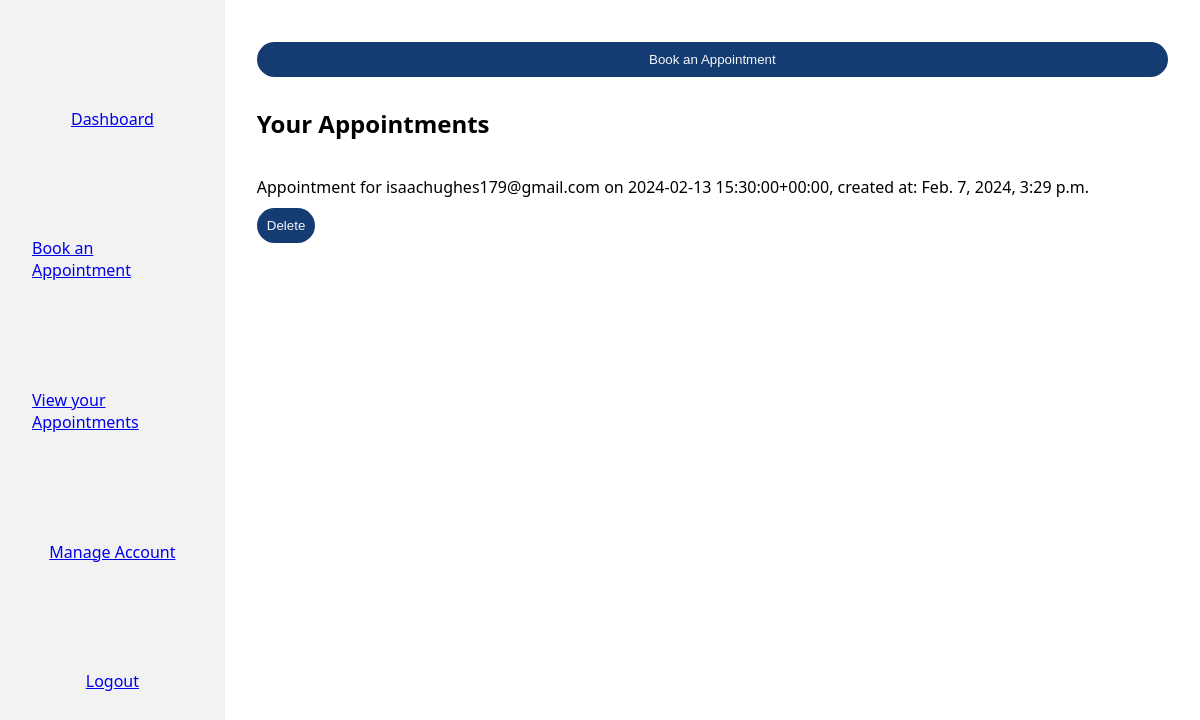
Page /appointments/view/ (signed in) on the earlier database version.
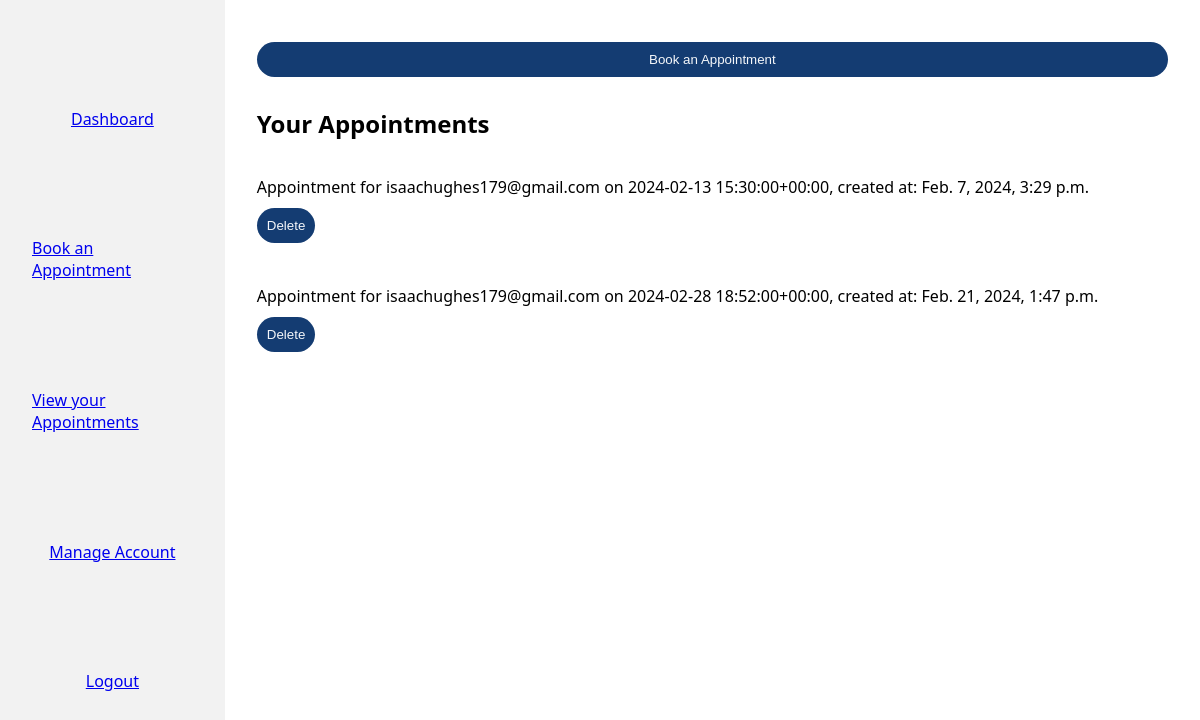
Same page on the later database version.
### appointments/models.py (models this page shows)
class Appointment(models.Model):
    user = models.ForeignKey(settings.AUTH_USER_MODEL, on_delete=models.CASCADE, related_name='appointments')
    appointment_type = models.CharField(max_length=100)
    date_time = models.DateTimeField()
    contact_number = models.CharField(max_length=15)
    user_notes = models.TextField(blank=True, null=True)
    admin_notes = models.TextField(blank=True, null=True)
    created_at = models.DateTimeField(auto_now_add=True)
    updated_at = models.DateTimeField(auto_now=True)
    def __str__(self):
        return f"Appointment for {self.user} on {self.date_time}"

### accounts/models.py (models this page shows, shortened)
class User(AbstractBaseUser, PermissionsMixin):
    first_name = models.CharField(max_length=30)
    last_name = models.CharField(max_length=30)
    email = models.EmailField(unique=True)
    gp_code = models.CharField(max_length=30, blank=True, null=True)  # Only relevant for patients
    created_at = models.DateTimeField(auto_now_add=True)
    updated_at = models.DateTimeField(auto_now=True)
    is_admin = models.BooleanField(default=False)  # Determines if the user is an administrator
    is_staff = models.BooleanField(default=False)  # Determines if the user can access the Django admin
    USERNAME_FIELD = 'email'
    REQUIRED_FIELDS = ['first_name', 'last_name']
    objects = UserManager()

### appointments/views.py (the view)
# urls.py: path('view/', views.view_appointments, name='view_appointments'),
@login_required
def view_appointments(request):
    appointments = Appointment.objects.filter(user=request.user).order_by('date_time')
    return render(request, 'appointments/view_appointments.html', {'appointments': appointments})

### templates/appointments/view_appointments.html (shortened to what this page needs)
{% extends 'base.html' %} {% block content %}
<button>
  <a href="{% url 'appointments:book_appointment' %}">Book an Appointment</a>
</button>
<h2>Your Appointments</h2>
{% for appointment in appointments %}
<p>
  {{ appointment }}, created at: {{ appointment.created_at }}
  <button
    type="button"
    class="delete-btn"
    data-appointment-id="{{ appointment.id }}"
  >
    Delete
  </button>
</p>
{% endfor %} {% endblock %}

Differences in the rows shown:
added Appointment: user+date_time "Appointment for isaachughes179@gmail.com on 2024-02-28 18:52:00+00:00", created_at "Feb. 21, 2024, 1:47 p.m."
